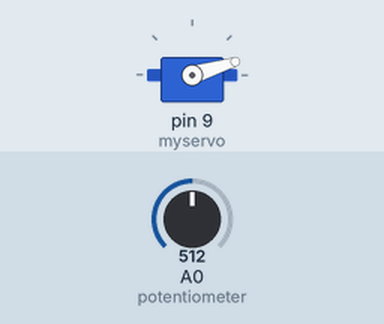
Bench run of a sketch on a simulated Arduino Uno, built with avr-gcc and run on an emulated ATmega328P. On the bench: servo. The test bench sets the inputs (shaded band); at power-on: A0 (potentiometer) = 512.

Above: at 1.2 s.
1.3 s: A0 (potentiometer) set to 306
At 2.0 s:
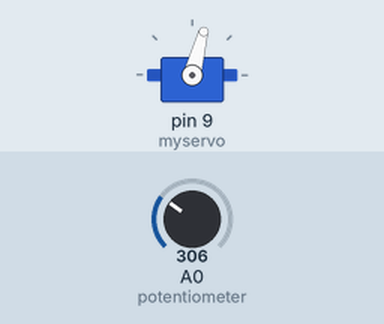
2.8 s: A0 (potentiometer) set to 122
At 3.2 s:
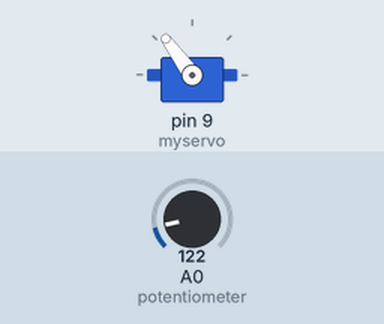
4.3 s: A0 (potentiometer) set to 0
At 5.5 s:
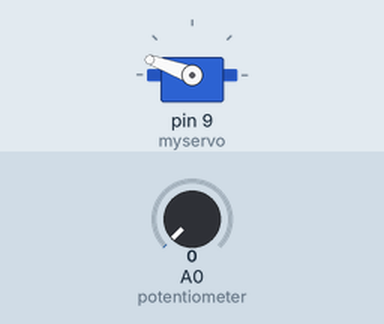
5.8 s: A0 (potentiometer) set to 511
At 6.7 s:
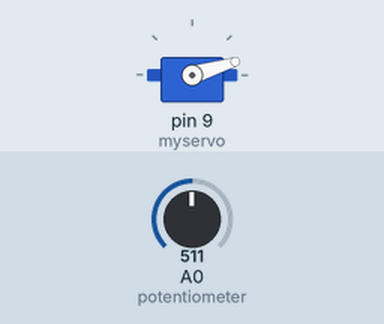
Timing chart, 0 to 8.3 s (numbered marks = the images above; inputs shaded):
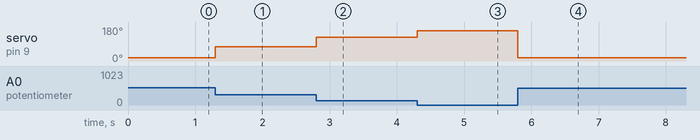

The sketch:

SIK_Circuit_3A-Servo.ino
```cpp
/*
SparkFun Inventor’s Kit
Circuit 3A-Servo

Move a servo attached to pin 9 so that it's angle matches a potentitometer attached to A0.

This sketch was written by SparkFun Electronics, with lots of help from the Arduino community.
This code is completely free for any use.

View circuit diagram and instructions at: https://learn.sparkfun.com/tutorials/sparkfun-inventors-kit-experiment-guide---v40
Download drawings and code at: https://github.com/sparkfun/SIK-Guide-Code
 */

#include <Servo.h>          //include the servo library

int potPosition;           //this variable will store the position of the potentiometer
int servoPosition;         //the servo will move to this position

Servo myservo;              //create a servo object

void setup() {

  myservo.attach(9);        //tell the servo object that its servo is plugged into pin 9

}

void loop() {


  potPosition = analogRead(A0);                     //use analog read to measure the position of the potentiometer (0-1023)

  servoPosition = map(potPosition, 0,500,160,20);  //convert the potentiometer number to a servo position from 20-160
                                                    //Note: its best to avoid driving the little SIK servos all the
                                                    //way to 0 or 180 degrees it can cause the motor to jitter, which is bad for the servo.

  myservo.write(servoPosition);                      //move the servo to the 10 degree position
}
```

Measured:
- after the input at 1.3 s, servo on pin 9 (myservo): 17° → 75° at once
- after the input at 2.8 s, servo on pin 9 (myservo): 75° → 126° at once
- after the input at 4.3 s, servo on pin 9 (myservo): 126° → 160° at once
- after the input at 5.8 s, servo on pin 9 (myservo): 160° → 17° at once
